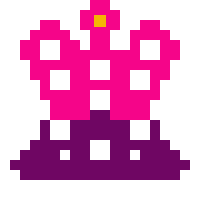
Frame 1 (no input)
Frame 60 (the mouse pressed at the canvas centre just before this capture): identical to frame 1, image omitted
Frame 120 (the mouse held since frame 60 and released just before this capture): identical to frame 1, image omitted

The Processing sketch that drew this single still picture (run headless with seeded random() and noise(); from frame 60 on, the mouse is pressed at the canvas centre):

// Processing sketch: processing_152659
// ── processing_152659.pde

void setup()
{
  size(200,200);
  background(255);
}

void draw()
{
  noStroke();
  fill(111,6,99);
 rect(10,160,10,10);
 rect(20,160,160,20);
 rect(180,160,10,10);
 rect(20,150,10,10);
 rect(170,150,10,10);
 rect(30,140,30,20);
 rect(140,140,30,20);
 rect(70,140,10,10);
 rect(130,140,10,10);
 rect(40,120,10,20);
 rect(150,120,10,20);
 rect(70,120,20,40);
 rect(110,120,20,40);
 rect(90,110,20,30);
 rect(60,140,10,10);
 
 fill(245,5,137);
 rect(50,90,40,30);
 rect(110,90,40,30);
 rect(70,80,60,10);
 rect(40,70,10,30);
 rect(150,70,10,30);
 rect(40,60,20,10);
 rect(140,60,20,10);
 rect(70,50,20,30);
 rect(110,50,20,30);
 rect(90,0,20,60);
 rect(80,10,10,20);
 rect(110,10,10,20);
 rect(30,30,10,50);
 rect(160,30,10,50);
 rect(20,40,10,20);
 rect(170,40,10,20);
 rect(40,20,20,20);
 rect(140,20,20,20);
 rect(60,30,10,40);
 rect(130,30,10,40);
 rect(130,30,10,10);
 rect(70,40,10,10);
 
 fill(245,181,5);
 rect(94,15,12,12);
}
